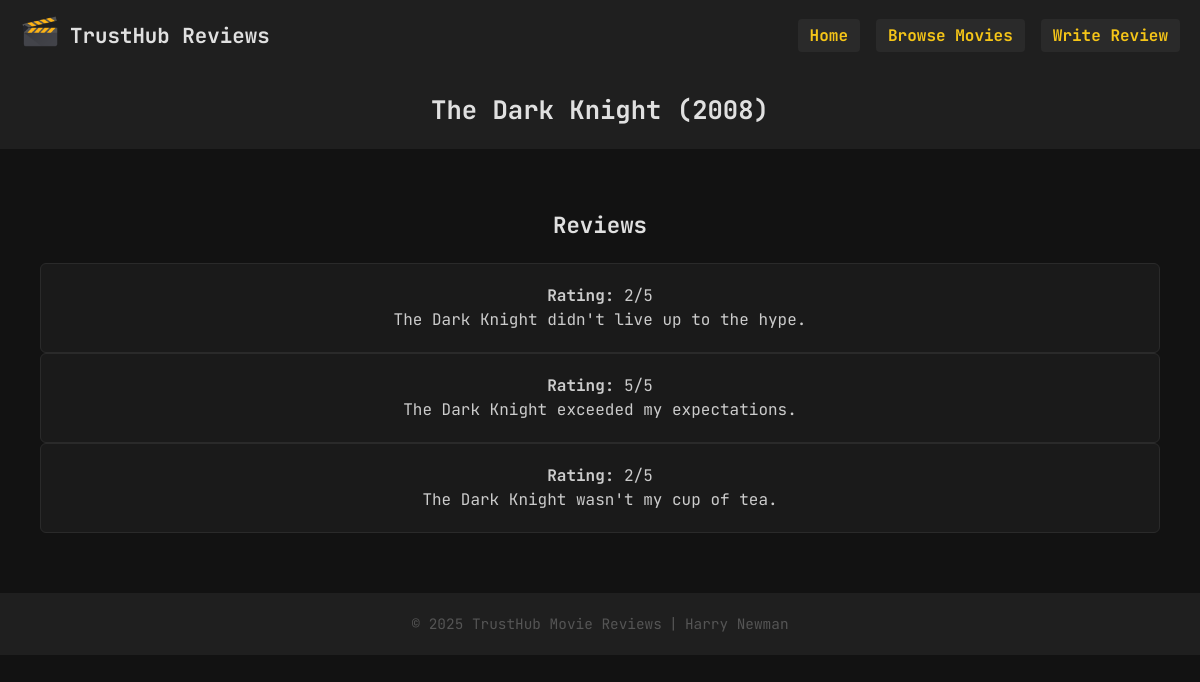
/movie.php?id=3, run on the app's committed database.
### tables this page shows
CREATE TABLE IF NOT EXISTS movies (
  id INT AUTO_INCREMENT PRIMARY KEY,
  title VARCHAR(255) NOT NULL,
  year YEAR,
  genre VARCHAR(50)
);

CREATE TABLE IF NOT EXISTS reviews (
  id INT AUTO_INCREMENT PRIMARY KEY,
  movie_id INT NOT NULL,
  rating INT NOT NULL,
  review TEXT NOT NULL,
  created_at TIMESTAMP DEFAULT CURRENT_TIMESTAMP,
  FOREIGN KEY (movie_id) REFERENCES movies(id)
);

### movie.php (the view, shortened to what this page needs)
<?php
require 'database_connect.php';
$id = isset($_GET['id']) ? (int)$_GET['id'] : 0;
$mvRes = $conn->query("
  SELECT title, year
  FROM movies
  WHERE id = $id
");
$mv = $mvRes->fetch_assoc();
$title = $mv['title'];
$year  = $mv['year'];
$revRes = $conn->query("
  SELECT rating, review
  FROM reviews
  WHERE movie_id = $id
  ORDER BY id DESC
");
?>
<!DOCTYPE html>
<html lang="en">
<head>
  <link rel="stylesheet" href="styles/global.css">
  <link rel="stylesheet" href="styles/homepage.css">
</head>
<body>
  <nav class="navbar">
    <div class="logo">
      <a href="index.php"><img src="images/logo.jpg" alt="TrustHub Logo"></a>
      <a href="index.php"><h1>TrustHub Reviews</h1></a>
    </div>
    <div class="nav-items">
      <ul>
        <li><a href="index.php">Home</a></li>
        <li><a href="movies.php">Browse Movies</a></li>
        <li><a href="submit_review.php?id=<?php echo $id; ?>">Write Review</a></li>
      </ul>
    </div>
  </nav>
  <header class="page-header">
    <h2><?php echo htmlspecialchars($title); ?> (<?php echo $year; ?>)</h2>
  </header>
  <main class="content">
    <section class="featured-section">
      <h4>Reviews</h4>
      <?php if ($revRes->num_rows): ?>
        <?php while ($r = $revRes->fetch_assoc()): ?>
          <div class="about-text">
            <p><strong>Rating:</strong> <?php echo $r['rating']; ?>/5</p>
            <p><?php echo nl2br(htmlspecialchars($r['review'])); ?></p>
          </div>
        <?php endwhile; ?>
      <?php else: ?>
        <div class="about-text">
          <p>No reviews. <a href="submit_review.php?id=<?php echo $id; ?>">Write a Review!</a></p>
        </div>
      <?php endif; ?>
    </section>
  </main>
  <footer class="site-footer">
    <p>© 2025 TrustHub Movie Reviews | Harry Newman</p>
  </footer>
</body>
</html>

### styles/global.css (style rules this page uses)
* { box-sizing: border-box; margin: 0; padding: 0; }
body { font-family: "JetBrains Mono", monospace; background: #121212; color: #e0e0e0; line-height: 1.5; }
a { color: #f5c518; text-decoration: none; }
.navbar { background: #1f1f1f; display: flex; justify-content: space-between; align-items: center; padding: 12px 20px; flex-wrap: wrap; }
.navbar .logo { display: flex; align-items: center; }
.navbar .logo img { height: 40px; }
.navbar .logo h1 { margin-left: 10px; color: #e0e0e0; font-size: 1.3rem; }
.navbar .nav-items ul { list-style: none; display: flex; }
.navbar .nav-items li { margin-left: 16px; }
.navbar .nav-items a { padding: 6px 12px; border-radius: 4px; background: #2a2a2a; font-weight: bold; }
.page-header { background: #1f1f1f; text-align: center; padding: 20px 0; margin-bottom: 20px; }
.page-header h2 { color: #e0e0e0; font-size: 1.6rem; }
.content { max-width: 1200px; margin: 0 auto; padding: 0 20px; }
.site-footer { text-align: center; padding: 20px 0; color: #555; background: #1f1f1f; margin-top: 60px; font-size: 0.9rem; }

### styles/homepage.css (style rules this page uses)
.about-text, .about-img { flex: 1; background: #1a1a1a; border: 1px solid #2a2a2a; border-radius: 6px; padding: 20px; }
.about-text p { color: #ccc; }
.featured-section { max-width: 1200px; margin: 60px auto 20px; padding: 0 20px; text-align: center; }
.featured-section h4 { font-size: 1.4rem; color: #e0e0e0; margin-bottom: 20px; }

### data on the page
movies: title "The Dark Knight", year "2008"
reviews: rating "2", review "The Dark Knight didn't live up to the hype."
reviews: rating "5", review "The Dark Knight exceeded my expectations."
reviews: rating "2", review "The Dark Knight wasn't my cup of tea."
